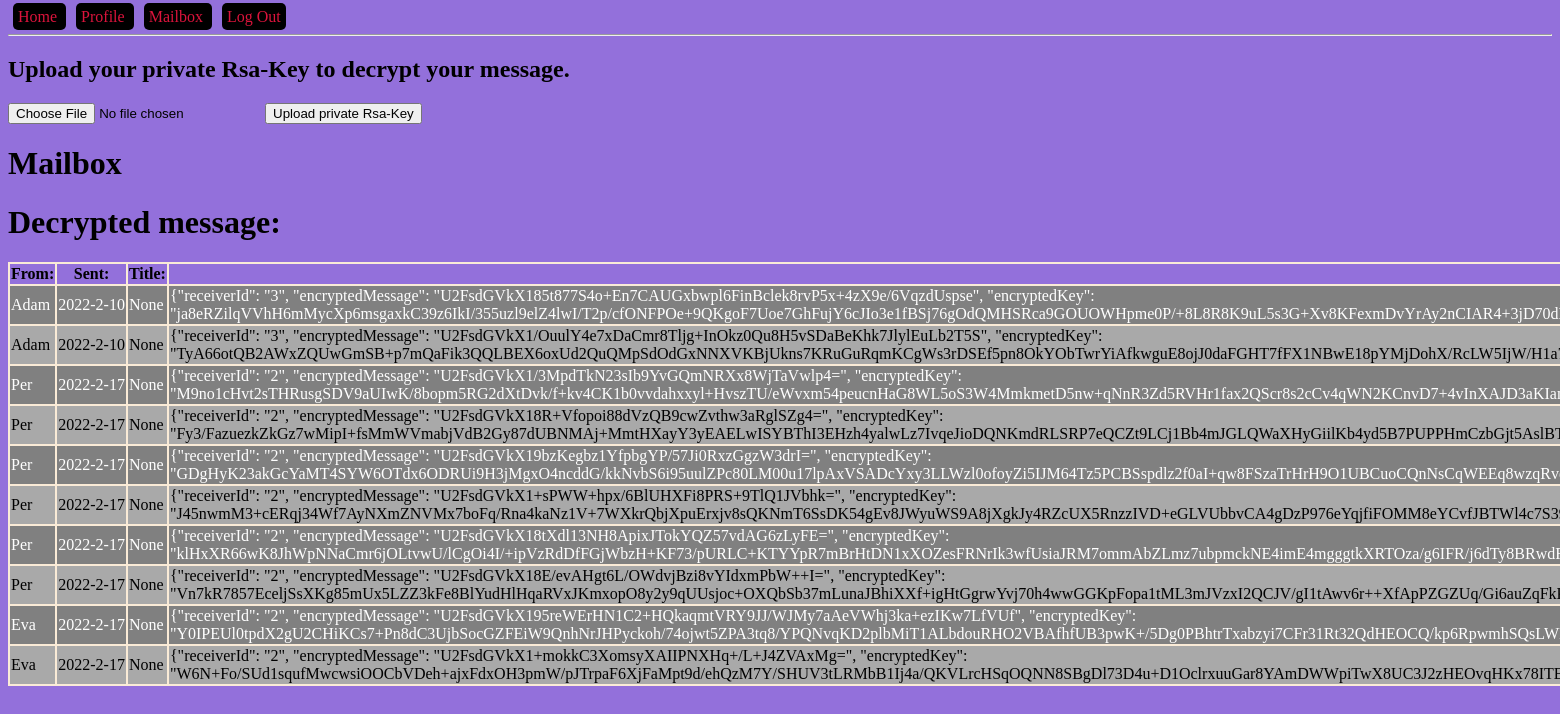
The page /mailbox (signed in) on the database its author committed.
### models.py (models this page shows, shortened)
class Message(db.Model):
    id = db.Column(db.Integer, primary_key=True, autoincrement=True)
    title = db.Column(db.String(250))
    body = db.Column(db.Text)
    read = db.Column(db.BOOLEAN, default=False)
    sent_time = db.Column(db.DateTime, default=datetime.datetime.now())
    sender_id = db.Column(db.Integer, db.ForeignKey('user.id'), nullable=False)

class User(db.Model):
    id = db.Column(db.Integer, primary_key=True, autoincrement=True)
    name = db.Column(db.String(150))
    email = db.Column(db.String(150), unique=True)
    password = db.Column(db.String(100))
    public_rsa = db.Column(db.Text)
    admin = db.Column(db.BOOLEAN, default=False)
    online = db.Column(db.BOOLEAN, default=False)
    sent_messages = db.relationship('Message', backref='sender', lazy=True)
    recv_messages = db.relationship('Message', secondary=message_recv, lazy='subquery',
                                    backref=db.backref('receivers', lazy=True))

### blueprints/user/__init__.py (the view)
@bp_user.get('/mailbox')
def mailbox_get():
    messages = get_user_messages()
    return render_template('mailbox.html', messages=messages)

### app.py (called while the page is built)
def create_app():
    app = Flask(__name__)
    app.config['SECRET_KEY'] = '123secret'
    app.config['SQLALCHEMY_TRACK_MODIFICATIONS'] = False
    app.config['SQLALCHEMY_DATABASE_URI'] = 'sqlite:///db.sqlite'
    db.init_app(app)
    login_manager = LoginManager()
    login_manager.init_app(app)
    @login_manager.user_loader
    def load_user(user_id):
        from models import User
        return User.query.filter_by(id=user_id).first()
    from blueprints.open import bp_open
    app.register_blueprint(bp_open)
    from blueprints.user import bp_user
    app.register_blueprint(bp_user)
    from blueprints.api import bp_api
    app.register_blueprint(bp_api, url_prefix='/api/v1.0')
    from blueprints.admin import bp_admin
    app.register_blueprint(bp_admin)
    from blueprints.ajax import bp_ajax
    app.register_blueprint(bp_ajax)
    return app

### controllers/message_controller.py (called while the page is built)
def get_user_messages():
    return current_user.recv_messages

### templates/mailbox.html (shortened to what this page needs)
{% extends "base-template.html" %}
{% block content %}
       <h2>Upload your private Rsa-Key to decrypt your message.</h2>
            <input type="file" id="priv-file" enctype="multipart/form-data" />
            <button type="button" onclick="readPrivateKey()">Upload private Rsa-Key</button>
            <br />
    <h1 id="main-heading">Mailbox</h1>
    <table>
        <tr>
            <th>From:</th>
            <th>Sent:</th>
            <th>Title:</th>
            <th>Message</th>
        </tr>
        {% for message in messages %}
            <tr>
                <td>{{ message.sender.name }}</td>
                {% if message.sent_time is not none %}
                    <td>{{ message.sent_time.year }}-{{ message.sent_time.month }}-{{ message.sent_time.day }}</td>
                {% else %}
                    <td>-</td>
                {% endif %}
                <td>{{ message.title }}</td>
                <td id="encrypted-{{ loop.index }}" onclick="decrypt(this)">{{ message.body }}</td>
            </tr>
        {% endfor %}
        <h1>Decrypted message:</h1>
    </table>
    <br/><br/><br/><br/>
{% endblock %}

### static/css/main.css (style rules this page uses)
body { background-color: mediumpurple; }
table { width: 100%; background-color: antiquewhite; }
th { background: mediumpurple; }
tr:nth-child(odd) { background: darkgrey; }
tr:nth-child(even) { background: grey; color: white; }

### rows shown on the page
Message: sender.name "Adam", sent_time.year "2022", sent_time.month "2", sent_time.day "10", title "None", body "{\"receiverId\": \"3\", \"encryptedMessage\": \"U2FsdGVkX185t877S4o+En7CAUGxbwpl6FinBclek8rvP5x+4zX9e/6VqzdUspse\", \"encryptedKey\":…"
Message: sender.name "Adam", sent_time.year "2022", sent_time.month "2", sent_time.day "10", title "None", body "{\"receiverId\": \"3\", \"encryptedMessage\": \"U2FsdGVkX1/OuulY4e7xDaCmr8Tljg+InOkz0Qu8H5vSDaBeKhk7JlylEuLb2T5S\", \"encryptedKey\":…"
Message: sender.name "Per", sent_time.year "2022", sent_time.month "2", sent_time.day "17", title "None", body "{\"receiverId\": \"2\", \"encryptedMessage\": \"U2FsdGVkX1/3MpdTkN23sIb9YvGQmNRXx8WjTaVwlp4=\", \"encryptedKey\":…"
Message: sender.name "Per", sent_time.year "2022", sent_time.month "2", sent_time.day "17", title "None", body "{\"receiverId\": \"2\", \"encryptedMessage\": \"U2FsdGVkX18R+Vfopoi88dVzQB9cwZvthw3aRglSZg4=\", \"encryptedKey\":…"
Message: sender.name "Per", sent_time.year "2022", sent_time.month "2", sent_time.day "17", title "None", body "{\"receiverId\": \"2\", \"encryptedMessage\": \"U2FsdGVkX19bzKegbz1YfpbgYP/57Ji0RxzGgzW3drI=\", \"encryptedKey\":…"
Message: sender.name "Per", sent_time.year "2022", sent_time.month "2", sent_time.day "17", title "None", body "{\"receiverId\": \"2\", \"encryptedMessage\": \"U2FsdGVkX1+sPWW+hpx/6BlUHXFi8PRS+9TlQ1JVbhk=\", \"encryptedKey\":…"
Message: sender.name "Per", sent_time.year "2022", sent_time.month "2", sent_time.day "17", title "None", body "{\"receiverId\": \"2\", \"encryptedMessage\": \"U2FsdGVkX18tXdl13NH8ApixJTokYQZ57vdAG6zLyFE=\", \"encryptedKey\":…"
Message: sender.name "Per", sent_time.year "2022", sent_time.month "2", sent_time.day "17", title "None", body "{\"receiverId\": \"2\", \"encryptedMessage\": \"U2FsdGVkX18E/evAHgt6L/OWdvjBzi8vYIdxmPbW++I=\", \"encryptedKey\":…"
Message: sender.name "Eva", sent_time.year "2022", sent_time.month "2", sent_time.day "17", title "None", body "{\"receiverId\": \"2\", \"encryptedMessage\": \"U2FsdGVkX195reWErHN1C2+HQkaqmtVRY9JJ/WJMy7aAeVWhj3ka+ezIKw7LfVUf\", \"encryptedKey\":…"
Message: sender.name "Eva", sent_time.year "2022", sent_time.month "2", sent_time.day "17", title "None", body "{\"receiverId\": \"2\", \"encryptedMessage\": \"U2FsdGVkX1+mokkC3XomsyXAIIPNXHq+/L+J4ZVAxMg=\", \"encryptedKey\":…"
